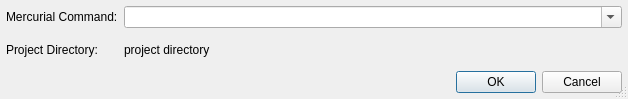
<?xml version="1.0" encoding="UTF-8"?>
<ui version="4.0">
 <class>HgCommandDialog</class>
 <widget class="QDialog" name="HgCommandDialog">
  <property name="geometry">
   <rect>
    <x>0</x>
    <y>0</y>
    <width>628</width>
    <height>99</height>
   </rect>
  </property>
  <property name="windowTitle">
   <string>Mercurial Command</string>
  </property>
  <property name="sizeGripEnabled">
   <bool>true</bool>
  </property>
  <layout class="QGridLayout" name="gridLayout">
   <item row="0" column="0">
    <widget class="QLabel" name="textLabel1">
     <property name="text">
      <string>Mercurial Command:</string>
     </property>
    </widget>
   </item>
   <item row="0" column="1">
    <widget class="QComboBox" name="commandCombo">
     <property name="sizePolicy">
      <sizepolicy hsizetype="Expanding" vsizetype="Fixed">
       <horstretch>0</horstretch>
       <verstretch>0</verstretch>
      </sizepolicy>
     </property>
     <property name="toolTip">
      <string>Enter the Mercurial command to be executed with all necessary parameters</string>
     </property>
     <property name="whatsThis">
      <string>&lt;b&gt;Mercurial Command&lt;/b&gt;
&lt;p&gt;Enter the Mercurial command to be executed including all necessary 
parameters. If a parameter of the commandline includes a space you have to 
surround this parameter by single or double quotes. Do not include the name 
of the Mercurial client executable (i.e. hg).&lt;/p&gt;</string>
     </property>
     <property name="editable">
      <bool>true</bool>
     </property>
     <property name="insertPolicy">
      <enum>QComboBox::InsertAtTop</enum>
     </property>
     <property name="autoCompletion">
      <bool>true</bool>
     </property>
     <property name="duplicatesEnabled">
      <bool>false</bool>
     </property>
    </widget>
   </item>
   <item row="1" column="0">
    <widget class="QLabel" name="textLabel3">
     <property name="sizePolicy">
      <sizepolicy hsizetype="Minimum" vsizetype="Preferred">
       <horstretch>0</horstretch>
       <verstretch>0</verstretch>
      </sizepolicy>
     </property>
     <property name="text">
      <string>Project Directory:</string>
     </property>
    </widget>
   </item>
   <item row="1" column="1">
    <widget class="QLabel" name="projectDirLabel">
     <property name="sizePolicy">
      <sizepolicy hsizetype="Expanding" vsizetype="Preferred">
       <horstretch>0</horstretch>
       <verstretch>0</verstretch>
      </sizepolicy>
     </property>
     <property name="toolTip">
      <string>This shows the root directory of the current project.</string>
     </property>
     <property name="text">
      <string>project directory</string>
     </property>
    </widget>
   </item>
   <item row="2" column="0" colspan="2">
    <widget class="QDialogButtonBox" name="buttonBox">
     <property name="orientation">
      <enum>Qt::Horizontal</enum>
     </property>
     <property name="standardButtons">
      <set>QDialogButtonBox::Cancel|QDialogButtonBox::Ok</set>
     </property>
    </widget>
   </item>
  </layout>
 </widget>
 <layoutdefault spacing="6" margin="6"/>
 <pixmapfunction>qPixmapFromMimeSource</pixmapfunction>
 <tabstops>
  <tabstop>commandCombo</tabstop>
  <tabstop>buttonBox</tabstop>
 </tabstops>
 <resources/>
 <connections>
  <connection>
   <sender>buttonBox</sender>
   <signal>accepted()</signal>
   <receiver>HgCommandDialog</receiver>
   <slot>accept()</slot>
   <hints>
    <hint type="sourcelabel">
     <x>41</x>
     <y>103</y>
    </hint>
    <hint type="destinationlabel">
     <x>49</x>
     <y>129</y>
    </hint>
   </hints>
  </connection>
  <connection>
   <sender>buttonBox</sender>
   <signal>rejected()</signal>
   <receiver>HgCommandDialog</receiver>
   <slot>reject()</slot>
   <hints>
    <hint type="sourcelabel">
     <x>173</x>
     <y>109</y>
    </hint>
    <hint type="destinationlabel">
     <x>174</x>
     <y>128</y>
    </hint>
   </hints>
  </connection>
 </connections>
</ui>
